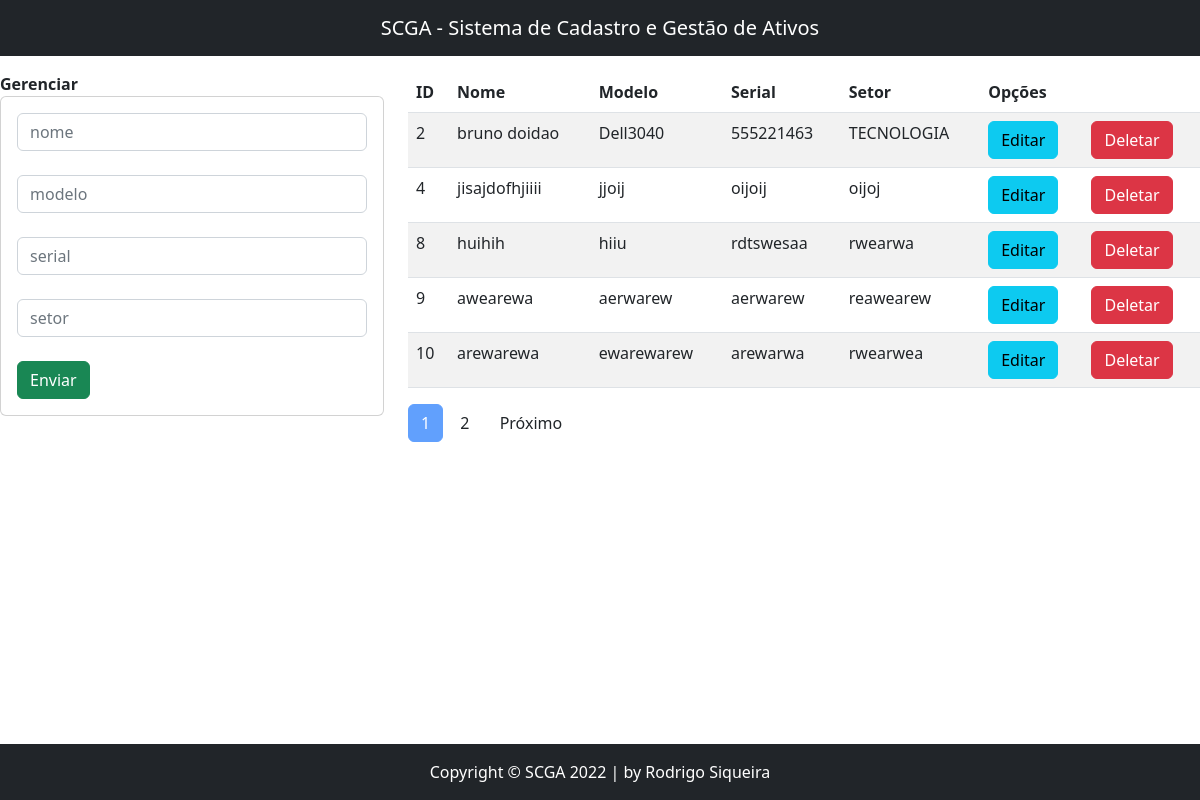
The page /Estacao/ on the database its author committed.
### App/scga/models.py (models this page shows)
class EstacaoTrabalho(models.Model):
    identificador=models.AutoField(primary_key=True)
    nome=models.CharField(max_length=20)
    modelo=models.CharField(max_length=12)
    serial=models.CharField(max_length=20)
    setor=models.CharField(max_length=10)

### App/scga/views.py (the view)
# urls.py: path('Estacao/',views.home),
def home(request):
    ativos = EstacaoTrabalho.objects.all()
    paginator = Paginator(ativos, 5) #mostra 5 objetos na página
    page = request.GET.get('page')
    ativos = paginator.get_page(page)
    return render(request, "GestaoEstacoes.html", {"ativos": ativos})

### App/scga/templates/GestaoEstacoes.html (shortened to what this page needs)
{% extends './base.html' %}
{% block body %}
<br>
<br>
<br>
    <div class="row">
        <div class="col-sm-12 col-md-6 col-lg-4 col-xl-4">
               <b>Gerenciar</b>
            <div class="card">
                <div class="card-body">
                    <form action="/registrarEstacao/" method="POST">{% csrf_token %}
                        <div class="form-group">
                            <input type="text" id="txtNome" class="form-control" name="txtNome" placeholder="nome">
                        </div>
                        <br>
                        <div class="form-group">
                         <input type="text" id="txtmodelo" class="form-control" name="txtmodelo" placeholder="modelo">
                        </div>
                        <br>
                        <div class="form-group">
                            <input type="text" id="txtserial" class="form-control" name="txtserial" placeholder="serial">
                        </div>
                        <br>
                        <div class="form-group">
                            <input type="text" id="txtsetor" class="form-control" name="txtsetor" placeholder="setor">
                        </div>
                        <br>
                        <div class="form-group">
                            <button type="submit" class="btn btn-success btn-block text-white">Enviar</button>
                        </div>
                    </form>
                </div>
            </div>
        </div>
        <div class="col-sm-12 col-md-6 col-lg-8 col-xl-8">
            <div class="table-responsive">
                <table class=" table table-striped">
                    <thead>
                        <tr>
                            <th>ID</th>
                            <th>Nome</th>
                            <th>Modelo</th>
                            <th>Serial</th>
                            <th>Setor</th>
                            <th colspan="2">Opções</th>
                        </tr>
                    </thead>
                    <tbody>
                        {%for a in ativos%}
                        <tr>
                            <td>{{a.identificador}}</td>
                            <td>{{a.nome}}</td>
                            <td>{{a.modelo}}</td>
                            <td>{{a.serial}}</td>
                            <td>{{a.setor}}</td>
                            <td><a href="edicaoEstacao/{{a.identificador}}" class="btn btn-info">Editar</a></td>
                            <td><a href="deletarEstacao/{{a.identificador}}" class="btn btn-danger btnEliminacion">Deletar</a></td>
                        </tr>
                        {% endfor %}
                    </tbody>
                </table>
                {% for page in ativos.paginator.page_range %}
                {% if page == ativos.number %}
                    <a class="btn btn-primary disabled">{{ page }}</a>
                {% else %}
                    <a class="btn btn-default" href="?page={{ page }}">{{ page }}</a>
                {% endif %}
                {% endfor %}
                {% if ativos.has_next %}
                    <a class="btn btn-default" href="?page={{ ativos.next_page_number }}">Próximo</a>
                {% endif %}
        </div>
    </div>
</div>
{% endblock %}

### rows shown on the page
EstacaoTrabalho: identificador "2", nome "bruno doidao", modelo "Dell3040", serial "555221463", setor "TECNOLOGIA"
EstacaoTrabalho: identificador "4", nome "jisajdofhjiiii", modelo "jjoij", serial "oijoij", setor "oijoj"
EstacaoTrabalho: identificador "8", nome "huihih", modelo "hiiu", serial "rdtswesaa", setor "rwearwa"
EstacaoTrabalho: identificador "9", nome "awearewa", modelo "aerwarew", serial "aerwarew", setor "reawearew"
EstacaoTrabalho: identificador "10", nome "arewarewa", modelo "ewarewarew", serial "arewarwa", setor "rwearwea"

### other values the page prints
{{ page }} "1"
{{ page }} "2"
